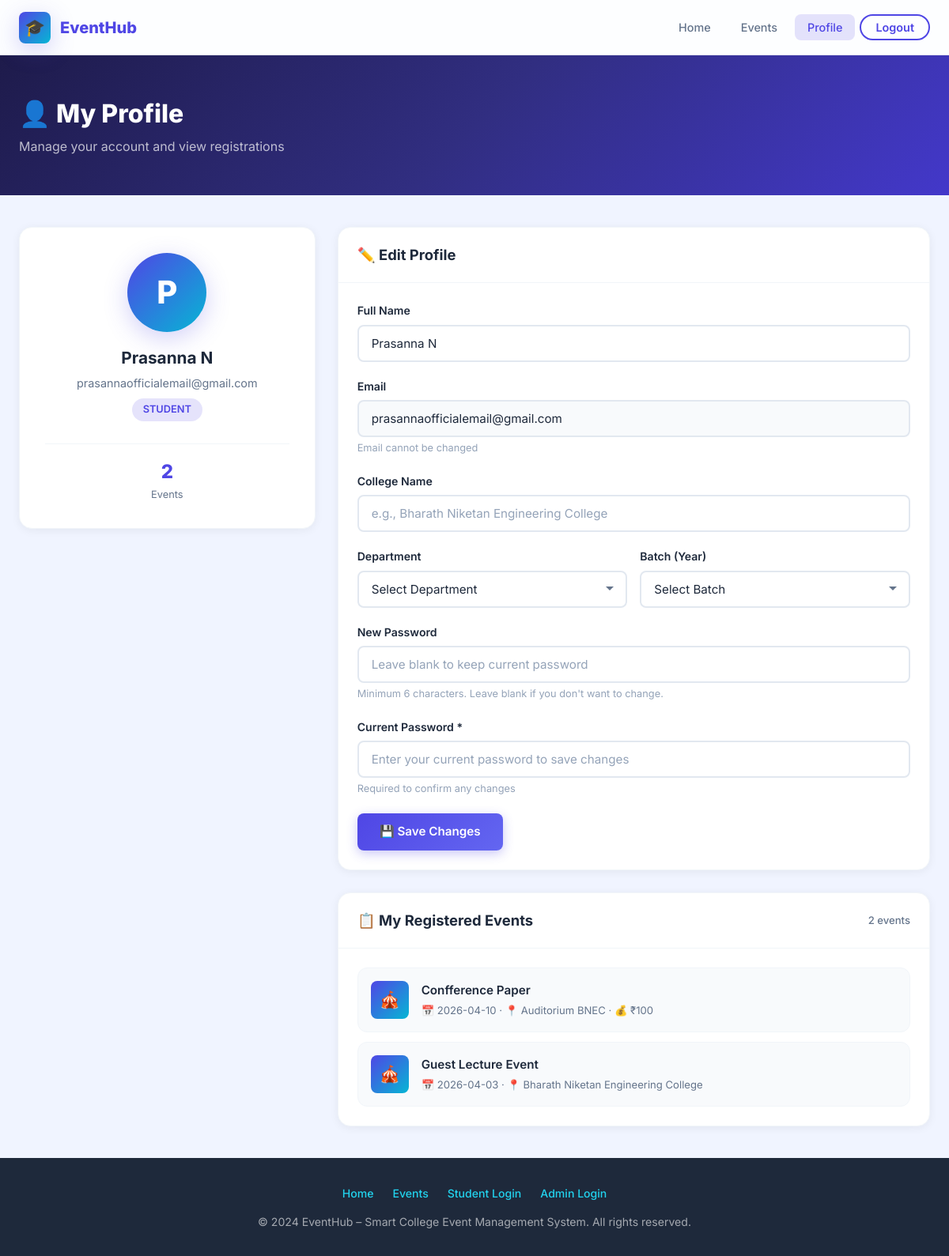
Screenshot of /profile (signed in) with the database file from the repository.
### tables this page shows
CREATE TABLE users (
        id INTEGER PRIMARY KEY AUTOINCREMENT,
        name TEXT NOT NULL,
        email TEXT UNIQUE NOT NULL,
        password TEXT NOT NULL,
        role TEXT DEFAULT 'student'
    , department TEXT DEFAULT "", batch TEXT DEFAULT "", college_name TEXT DEFAULT "");

CREATE TABLE events (
        event_id INTEGER PRIMARY KEY AUTOINCREMENT,
        event_name TEXT NOT NULL,
        description TEXT,
        date TEXT,
        time TEXT,
        venue TEXT,
        poster TEXT,
        limit_enabled INTEGER DEFAULT 0,
        max_participants INTEGER,
        is_paid INTEGER DEFAULT 0,
        price INTEGER,
        upi_id TEXT,
        payment_qr TEXT
    );

### app.py (the view, shortened to what this page needs)
@app.route('/profile', methods=['GET', 'POST'])
@login_required
def profile():
    conn = get_db()
    user = conn.execute('SELECT * FROM users WHERE id = ?', (session['user_id'],)).fetchone()
    registrations = conn.execute('''
        SELECT e.* FROM registrations r
        JOIN events e ON r.event_id = e.event_id
        WHERE r.user_id = ?
        ORDER BY e.date DESC
    ''', (session['user_id'],)).fetchall()
    conn.close()
    return render_template('profile.html', user=user, registrations=registrations)

### app.py (called while the page is built)
def get_db():
    conn = sqlite3.connect('database.db')
    conn.row_factory = sqlite3.Row
    return conn

def login_required(f):
    @wraps(f)
    def decorated(*args, **kwargs):
        if 'user_id' not in session:
            flash('Please login to continue.', 'warning')
            return redirect(url_for('login'))
        return f(*args, **kwargs)
    return decorated

@app.context_processor
def inject_user():
    if 'user_id' in session:
        return {
            'logged_in': True,
            'user_name': session.get('user_name', ''),
            'user_role': session.get('role', 'student')
        }
    return {'logged_in': False, 'user_name': '', 'user_role': ''}

### templates/profile.html (shortened to what this page needs)
{% extends 'base.html' %}
{% block content %}
<div class="page-header">
    <div class="container">
        <div class="page-header-content">
            <div>
                <h1>👤 My Profile</h1>
                <p>Manage your account and view registrations</p>
            </div>
        </div>
    </div>
</div>
<section class="page-section">
    <div class="container">
        <div class="profile-grid">
            <div class="profile-sidebar">
                <div class="profile-avatar">
                    {{ user.name[0]|upper }}
                </div>
                <h3 class="profile-name">{{ user.name }}</h3>
                <p class="profile-email">{{ user.email }}</p>
                <span class="profile-role">{{ user.role }}</span>
                <div style="margin-top: 16px; padding-top: 16px; border-top: 1px solid var(--border-light);">
                    <div style="display: flex; justify-content: center; gap: 32px;">
                        <div>
                            <p style="font-size: 1.5rem; font-weight: 800; color: var(--primary);">{{ registrations|length }}</p>
                            <p style="font-size: 0.8rem; color: var(--text-secondary);">Events</p>
                        </div>
                    </div>
                </div>
            </div>
            <div class="profile-content">
                <div class="card">
                    <div class="card-header">
                        <h3>✏️ Edit Profile</h3>
                    </div>
                    <div class="card-body">
                        <form method="POST" action="{{ url_for('profile') }}" data-validate id="profileForm">
                            <div class="form-group">
                                <label for="name">Full Name</label>
                                <input type="text" name="name" id="name" class="form-control"
                                       value="{{ user.name }}" placeholder="Enter your name">
                            </div>
                            <div class="form-group">
                                <label>Email</label>
                                <input type="email" class="form-control" value="{{ user.email }}" disabled
                                       style="background: #f8fafc; cursor: not-allowed;">
                                <p class="form-hint">Email cannot be changed</p>
                            </div>
                            <div class="form-group">
                                <label for="college_name">College Name</label>
                                <input type="text" name="college_name" id="college_name" class="form-control"
                                       value="{{ user.college_name or '' }}"
                                       placeholder="e.g., Bharath Niketan Engineering College">
                            </div>
                            <div class="form-row">
                                <div class="form-group">
                                    <label for="department">Department</label>
                                    <select name="department" id="department" class="form-control">
                                        <option value="">Select Department</option>
                                        {% set depts = ['Computer Science', 'Information Technology', 'Electronics & Communication', 'Electrical Engineering', 'Mechanical Engineering', 'Civil Engineering', 'Artificial Intelligence', 'Data Science', 'Biotechnology', 'MBA', 'MCA', 'Other'] %}
                                    </select>
                                </div>
                                <div class="form-group">
                                    <label for="batch">Batch (Year)</label>
                                    <select name="batch" id="batch" class="form-control">
                                        <option value="">Select Batch</option>
                                        {% set batches = ['2020-2024', '2021-2025', '2022-2026', '2023-2027', '2024-2028', '2025-2029'] %}
                                    </select>
                                </div>
                            </div>
                            <div class="form-group">
                                <label for="new_password">New Password</label>
                                <input type="password" name="new_password" id="new_password" class="form-control"
                                       placeholder="Leave blank to keep current password" minlength="6">
                                <p class="form-hint">Minimum 6 characters. Leave blank if you don't want to change.</p>
                            </div>
                            <div class="form-group">
                                <label for="current_password">Current Password *</label>
                                <input type="password" name="current_password" id="current_password" class="form-control"
                                       placeholder="Enter your current password to save changes" required>
                                <p class="form-hint">Required to confirm any changes</p>
                            </div>
                            <button type="submit" class="btn btn-primary" id="saveProfileBtn">
                                💾 Save Changes
                            </button>
                        </form>
                    </div>
                </div>
                <div class="card">
                    <div class="card-header">
                        <h3>📋 My Registered Events</h3>
                        <span class="participant-count">{{ registrations|length }} events</span>
                    </div>
                    <div class="card-body">
                        {% if registrations %}
                            <div class="reg-event-list">
                                {% for event in registrations %}
                                    <div class="reg-event-item fade-in">
                                        <div class="reg-event-icon">🎪</div>
                                        <div class="reg-event-info">
                                            <h4>{{ event.event_name }}</h4>
                                            <p>
                                                {% if event.date %}📅 {{ event.date }}{% endif %}
                                                {% if event.venue %} · 📍 {{ event.venue }}{% endif %}
                                                {% if event.is_paid %} · 💰 ₹{{ event.price }}{% endif %}
                                            </p>
                                        </div>
                                    </div>
                                {% endfor %}
                            </div>
                        {% endif %}
                    </div>
                </div>
            </div>
        </div>
    </div>
</section>
{% endblock %}

### rows the page displays
users: name "P", name "Prasanna N", email "prasannaofficialemail@gmail.com", role "STUDENT"
events: event_name "Confference Paper", date "2026-04-10", venue "Auditorium BNEC", price "100"
events: event_name "Guest Lecture Event", date "2026-04-03", venue "Bharath Niketan Engineering College"

### other values shown
{{ registrations|length }} "2"
